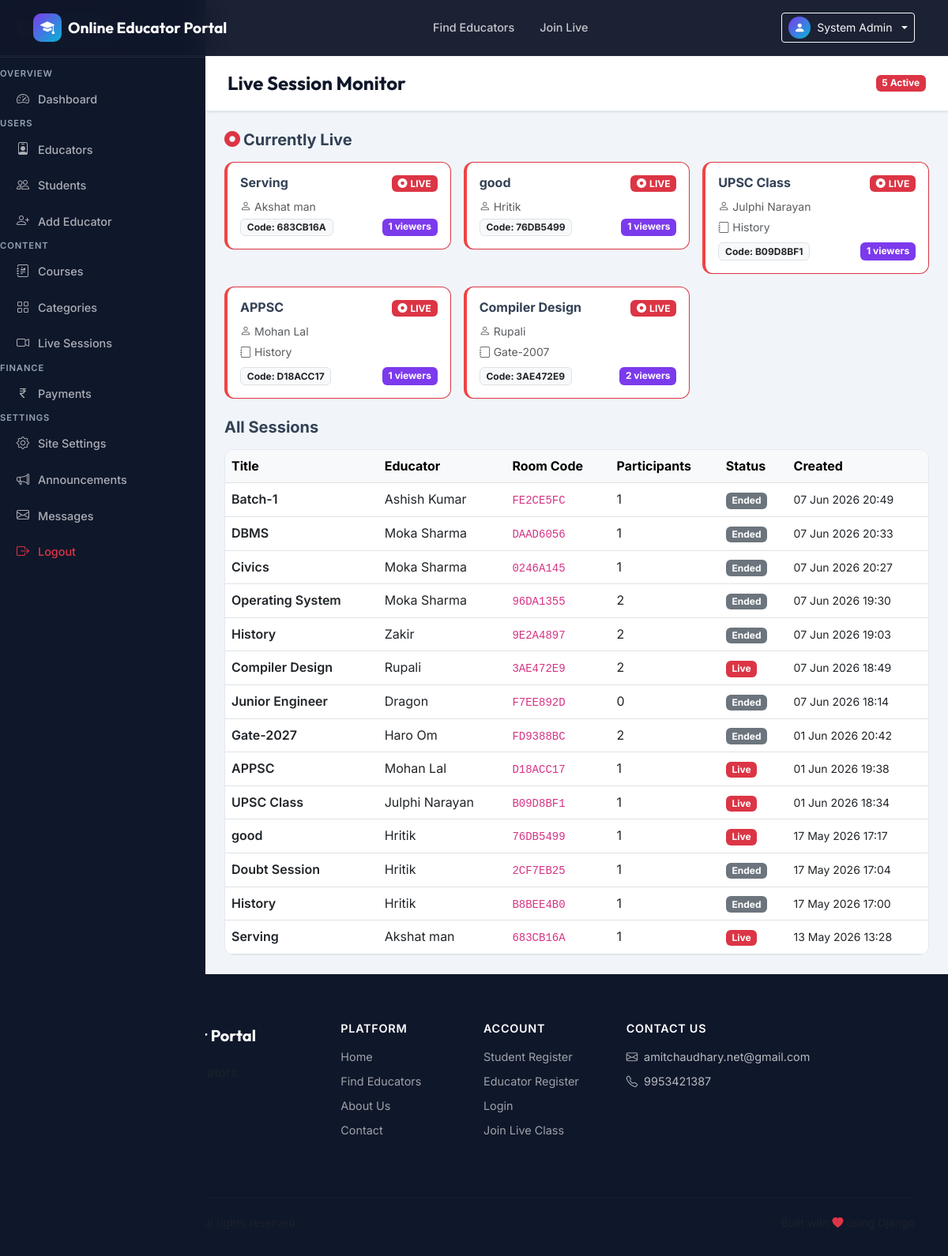
Page /api/admin-panel/live/ (signed in) on the earlier database version.
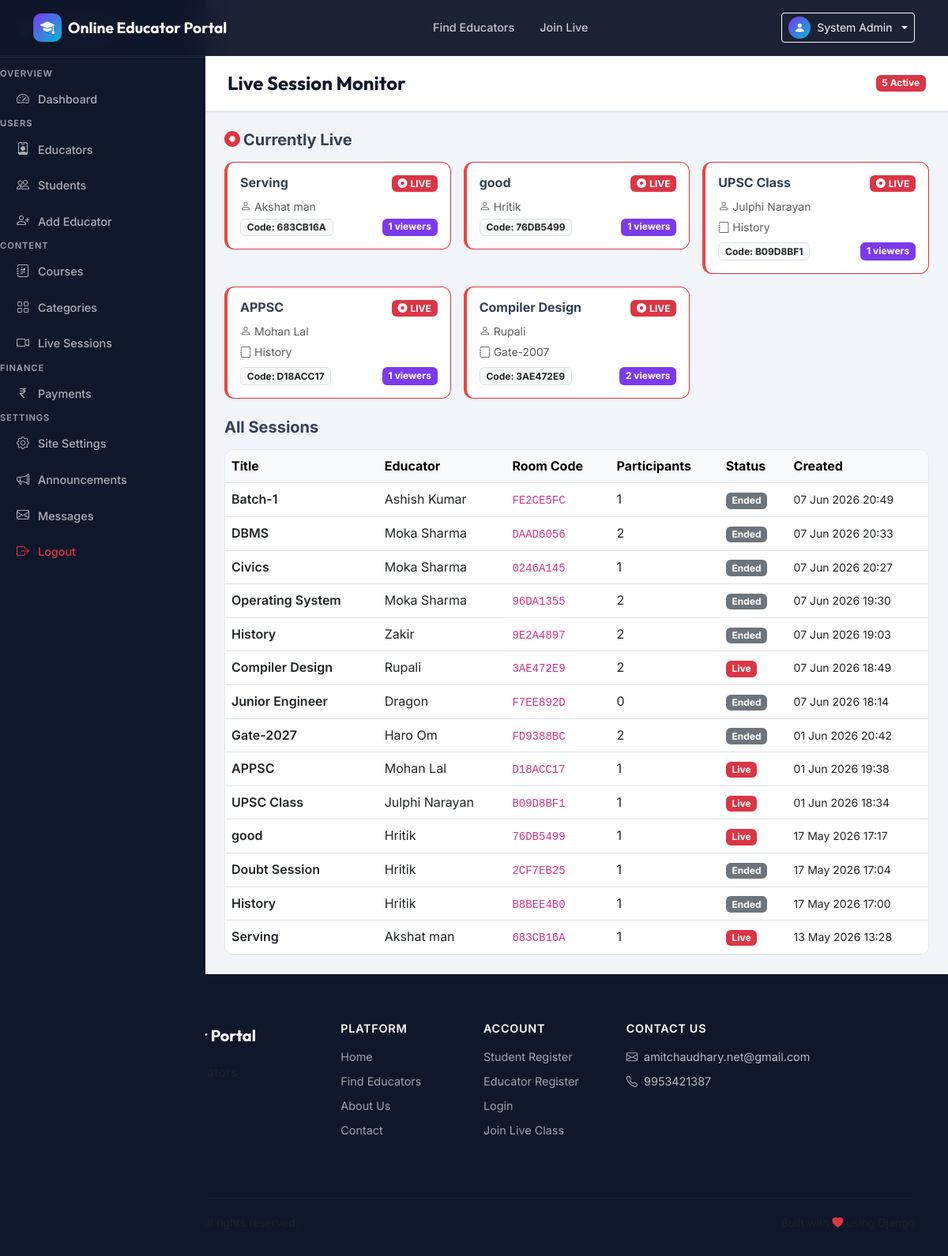
Same page on the later database version.
### apps/live_classes/models.py (models this page shows, shortened)
class LiveSession(models.Model):
    educator = models.ForeignKey(User, on_delete=models.CASCADE, related_name='live_sessions')
    course = models.ForeignKey(Course, on_delete=models.CASCADE, null=True, blank=True, related_name='live_sessions')
    schedule = models.OneToOneField('scheduling.ClassSchedule', on_delete=models.SET_NULL, null=True, blank=True, related_name='live_session')
    title = models.CharField(max_length=200)
    description = models.TextField(blank=True)
    room_code = models.CharField(max_length=20, unique=True, blank=True)
    is_active = models.BooleanField(default=False)
    started_at = models.DateTimeField(null=True, blank=True)
    ended_at = models.DateTimeField(null=True, blank=True)
    created_at = models.DateTimeField(auto_now_add=True)

### apps/authentication/models.py (models this page shows, shortened)
class User(AbstractBaseUser, PermissionsMixin):
    ROLE_CHOICES = [
        ('admin', 'Admin'),
        ('educator', 'Educator'),
        ('student', 'Student'),
    ]
    email = models.EmailField(unique=True)
    full_name = models.CharField(max_length=150)
    phone = models.CharField(max_length=15, blank=True)
    role = models.CharField(max_length=10, choices=ROLE_CHOICES, default='student')
    avatar = models.ImageField(upload_to='avatars/', blank=True, null=True)
    is_active = models.BooleanField(default=True)
    is_staff = models.BooleanField(default=False)
    is_approved = models.BooleanField(default=True)  # Educators need admin approval
    selected_category = models.ForeignKey('courses.Category', on_delete=models.SET_NULL, null=True, blank=True, related_name='students')
    linked_educator = models.ForeignKey('self', on_delete=models.SET_NULL, null=True, blank=True, related_name='linked_students', limit_choices_to={'role': 'educator'}, help_text='Educator linked via promo code')
    date_joined = models.DateTimeField(default=timezone.now)
    last_login = models.DateTimeField(null=True, blank=True)
    USERNAME_FIELD = 'email'
    REQUIRED_FIELDS = ['full_name']
    objects = UserManager()
    class Meta:
        verbose_name = 'User'
        verbose_name_plural = 'Users'

### apps/api/admin_views.py (the view)
    def wrapper(request, *args, **kwargs):
        if not request.user.is_authenticated:
            return redirect('login')
        if request.user.role != 'admin':
            messages.error(request, 'Admin access required.')
            return redirect('home')
        return view_func(request, *args, **kwargs)

### apps/api/admin_views.py (called while the page is built)
def admin_required(view_func):
    def wrapper(request, *args, **kwargs):
        if not request.user.is_authenticated:
            return redirect('login')
        if request.user.role != 'admin':
            messages.error(request, 'Admin access required.')
            return redirect('home')
        return view_func(request, *args, **kwargs)
    wrapper.__name__ = view_func.__name__
    return wrapper

@admin_required
def monitor_live_sessions(request):
    sessions = LiveSession.objects.filter(is_active=True).select_related('educator', 'course')
    all_sessions = LiveSession.objects.all().select_related('educator', 'course').order_by('-created_at')
    return render(request, 'admin_panel/live_monitor.html', {
        'active_sessions': sessions,
        'all_sessions': all_sessions,
    })

### apps/core/context_processors.py (called while the page is built)
def site_settings(request):
    return {'site_settings': SiteSettings.get_settings()}

### apps/core/models.py (called while the page is built)
    @classmethod
    def get_settings(cls):
        obj, _ = cls.objects.get_or_create(pk=1)
        return obj

### templates/admin_panel/live_monitor.html (shortened to what this page needs)
{% extends 'base.html' %}
{% block body_class %}dashboard-body{% endblock %}
{% block content %}
<div class="dashboard-layout">
  {% include 'admin_panel/sidebar.html' %}
  <div class="dashboard-main">
    <div class="dashboard-topbar"><h4 class="mb-0">Live Session Monitor</h4><span class="badge bg-danger">{{ active_sessions.count }} Active</span></div>
    <div class="p-4">
      <h5 class="fw-bold mb-3"><span class="text-danger"><i class="bi bi-record-circle-fill me-1"></i></span>Currently Live</h5>
      <div class="row g-3 mb-4">
        {% for session in active_sessions %}
        <div class="col-md-6 col-lg-4">
          <div class="dash-card p-3 border-danger" style="border-left:4px solid #ef4444!important">
            <div class="d-flex justify-content-between mb-2">
              <h6 class="fw-bold mb-0">{{ session.title }}</h6>
              <span class="badge bg-danger"><i class="bi bi-record-circle-fill me-1"></i>LIVE</span>
            </div>
            <p class="text-muted small mb-1"><i class="bi bi-person me-1"></i>{{ session.educator.full_name }}</p>
            {% if session.course %}<p class="text-muted small mb-2"><i class="bi bi-journal me-1"></i>{{ session.course.title }}</p>{% endif %}
            <div class="d-flex justify-content-between">
              <span class="badge bg-light text-dark border">Code: {{ session.room_code }}</span>
              <span class="badge bg-primary">{{ session.participants.count }} viewers</span>
            </div>
          </div>
        </div>
        {% empty %}
        <div class="col-12"><div class="alert alert-info"><i class="bi bi-info-circle me-2"></i>No active live sessions at the moment.</div></div>
        {% endfor %}
      </div>
      <h5 class="fw-bold mb-3">All Sessions</h5>
      <div class="dash-card">
        <div class="table-responsive">
          <table class="table table-hover align-middle mb-0">
            <thead class="table-light"><tr><th>Title</th><th>Educator</th><th>Room Code</th><th>Participants</th><th>Status</th><th>Created</th></tr></thead>
            <tbody>
              {% for session in all_sessions %}
              <tr>
                <td class="fw-semibold">{{ session.title }}</td>
                <td>{{ session.educator.full_name }}</td>
                <td><code>{{ session.room_code }}</code></td>
                <td>{{ session.participants.count }}</td>
                <td>{% if session.is_active %}<span class="badge bg-danger">Live</span>{% else %}<span class="badge bg-secondary">Ended</span>{% endif %}</td>
                <td><small>{{ session.created_at|date:"d M Y H:i" }}</small></td>
              </tr>
              {% empty %}
              <tr><td colspan="6" class="text-center py-4 text-muted">No sessions found.</td></tr>
              {% endfor %}
            </tbody>
          </table>
        </div>
      </div>
    </div>
  </div>
</div>
{% endblock %}

Differences in the rows shown:
changed LiveSession "DBMS": participants.count "1" → "2"
